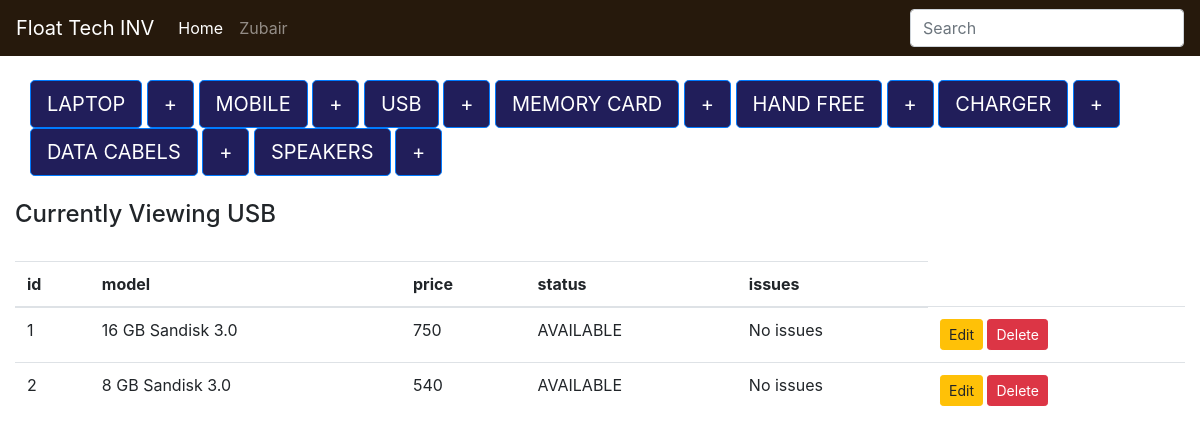
Page /display_USB on the committed database.
### inventory/models.py (models this page shows, shortened)
class Device(models.Model):
    type = models.CharField(max_length=100, blank=False)
    price = models.IntegerField()
    choices = (
        ('AVAILABLE', 'Item ready to be purchased '),
        ('SOLD ', 'Item Sold'),
        ('RESTOCKING ', 'Item restocking in few days ')
    )
    status = models.CharField(max_length=10, choices= choices, default="SOLD")
    issues = models.CharField(max_length=100, default="No issues ")
    class Meta:
        abstract = True

class USB(Device):
    pass

### inventory/views.py (the view)
# urls.py: url(r'^display_USB$', display_USB, name="display_USB"),
def display_USB(request):
    items = USB.objects.all()
    context= {
        'items': items,
        'header': 'USB',
    }
    return render(request, 'index.html', context)

### inventory/templates/index.html (shortened to what this page needs)
{% extends 'base.html' %}
{%  block body %}
<div class="btn-group-lg col-lg">
   <a href="{% url 'display_laptops' %}" class="btn btn-primary btn-lg" role="button"> LAPTOP</a>
   <a href="{% url 'add_laptop' %}" class="btn btn-primary btn-sm" role="button">+</a>
<a href="{% url 'display_mobiles' %}" class="btn btn-primary btn-lg" role="button"> MOBILE</a>
   <a href="{% url 'add_mobile' %}" class="btn btn-primary btn-sm" role="button">+</a>
<a href="{% url 'display_USB' %}" class="btn btn-primary btn-lg" role="button"> USB</a>
   <a href="{% url 'add_USB' %}" class="btn btn-primary btn-sm" role="button">+</a>
     <a href="{% url 'display_memorycard' %}" class="btn btn-primary btn-lg" role="button"> MEMORY CARD</a>
   <a href="{% url 'add_memorycard' %}" class="btn btn-primary btn-sm" role="button">+</a>
 <a href="{% url 'display_handfree' %}" class="btn btn-primary btn-lg" role="button"> HAND FREE</a>
   <a href="{% url 'add_handfree' %}" class="btn btn-primary btn-sm" role="button">+</a>
 <a href="{% url 'display_charger' %}" class="btn btn-primary btn-lg" role="button"> CHARGER</a>
   <a href="{% url 'add_charger' %}" class="btn btn-primary btn-sm" role="button">+</a>
 <a href="{% url 'display_datacabels' %}" class="btn btn-primary btn-lg" role="button"> DATA CABELS</a>
   <a href="{% url 'add_datacabels' %}" class="btn btn-primary btn-sm" role="button">+</a>
 <a href="{% url 'display_speakers' %}" class="btn btn-primary btn-lg" role="button"> SPEAKERS</a>
   <a href="{% url 'add_speakers' %}" class="btn btn-primary btn-sm" role="button">+</a>
    </div>
    <br>
    <h4> Currently Viewing {{ header }}</h4>
    <br>
<table class="table table-hover">
<thead>
<tr>
<th> id</th>
<th> model </th>
<th> price </th>
<th> status </th>
<th> issues </th>
</tr>
</thead>
<tbody>
 {% for item in items %}
     <tr>
     <td> {{ item.pk }}</td>
     <td> {{ item.type }}</td>
     <td> {{ item.price }}</td>
     <td>{{ item.status }}</td>
     <td>{{ item.issues }}</td>
     {% if header|lower == "laptops" %}
     <td>
         <a href="{% url 'edit_laptop' item.pk %}" class="btn btn-warning btn-sm" role="button">Edit</a>
         <a href="{% url 'delete_laptop' item.pk %}" class="btn btn-danger btn-sm" role="button">Delete</a>
     </td>
     {% elif header|lower == "usb" %}
      <td>
         <a href="{% url 'edit_usb' item.pk %}" class="btn btn-warning btn-sm" role="button">Edit</a>
         <a href="{% url 'delete_USB' item.pk %}" class="btn btn-danger btn-sm" role="button">Delete</a>
     </td>
          {% elif header|lower == "memorycard" %}
      <td>
         <a href="{% url 'edit_memorycard' item.pk %}" class="btn btn-warning btn-sm" role="button">Edit</a>
         <a href="{% url 'delete_memmorycard' item.pk %}" class="btn btn-danger btn-sm" role="button">Delete</a>
     </td>
          {% elif header|lower == "handfree" %}
      <td>
         <a href="{% url 'edit_handfree' item.pk %}" class="btn btn-warning btn-sm" role="button">Edit</a>
         <a href="{% url 'delete_handfree' item.pk %}" class="btn btn-danger btn-sm" role="button">Delete</a>
     </td>
          {% elif header|lower == "charger" %}
      <td>
         <a href="{% url 'edit_charger' item.pk %}" class="btn btn-warning btn-sm" role="button">Edit</a>
         <a href="{% url 'delete_charger' item.pk %}" class="btn btn-danger btn-sm" role="button">Delete</a>
     </td>
          {% elif header|lower == "datacabels" %}
      <td>
         <a href="{% url 'edit_datacabels' item.pk %}" class="btn btn-warning btn-sm" role="button">Edit</a>
         <a href="{% url 'delete_datacabel' item.pk %}" class="btn btn-danger btn-sm" role="button">Delete</a>
     </td>
          {% elif header|lower == "speakers" %}
      <td>
         <a href="{% url 'edit_speakers' item.pk %}" class="btn btn-warning btn-sm" role="button">Edit</a>
         <a href="{% url 'delete_speaker' item.pk %}" class="btn btn-danger btn-sm" role="button">Delete</a>
     </td>
     {% else %}
      <td>
         <a href="{% url 'edit_mobile' item.pk %}" class="btn btn-warning btn-sm" role="button">Edit</a>
         <a href="{% url 'delete_mobile' item.pk %}" class="btn btn-danger btn-sm" role="button">Delete</a>
     </td>
     {% endif %}
     </tr>
{% endfor %}
</tbody>
</table>
{% endblock %}

### inventory/templates/index.html (style rules this page uses)
.btn-primary { background-color:rgb(33,30,90); }

### rows in the picture
USB: pk "1", type "16 GB Sandisk 3.0", price "750", status "AVAILABLE", issues "No issues"
USB: pk "2", type "8 GB Sandisk 3.0", price "540", status "AVAILABLE", issues "No issues"

### other values in the picture
{{ header }} "USB"
